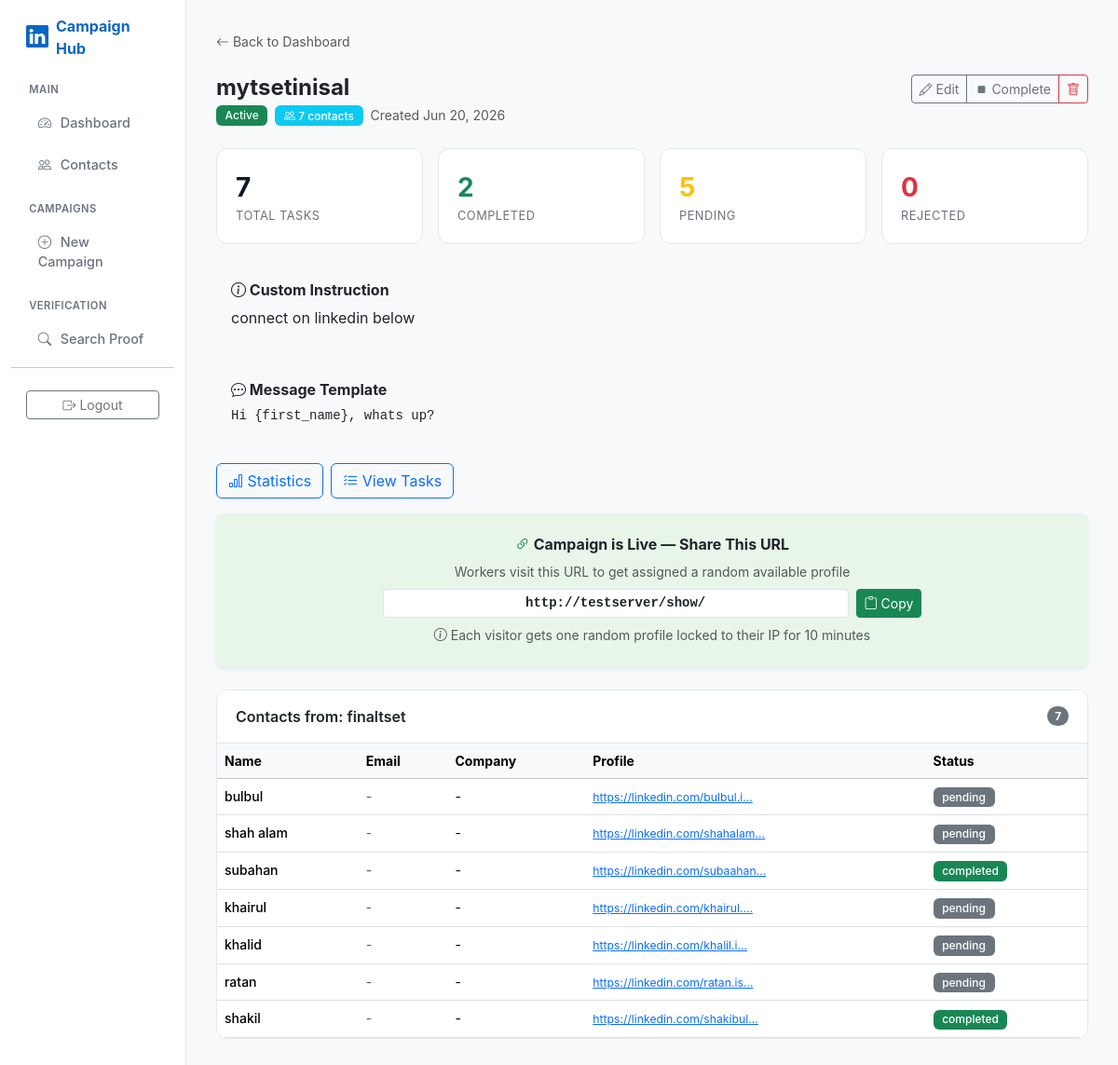
Before: /campaigns/5/ (signed in) with the older database file.
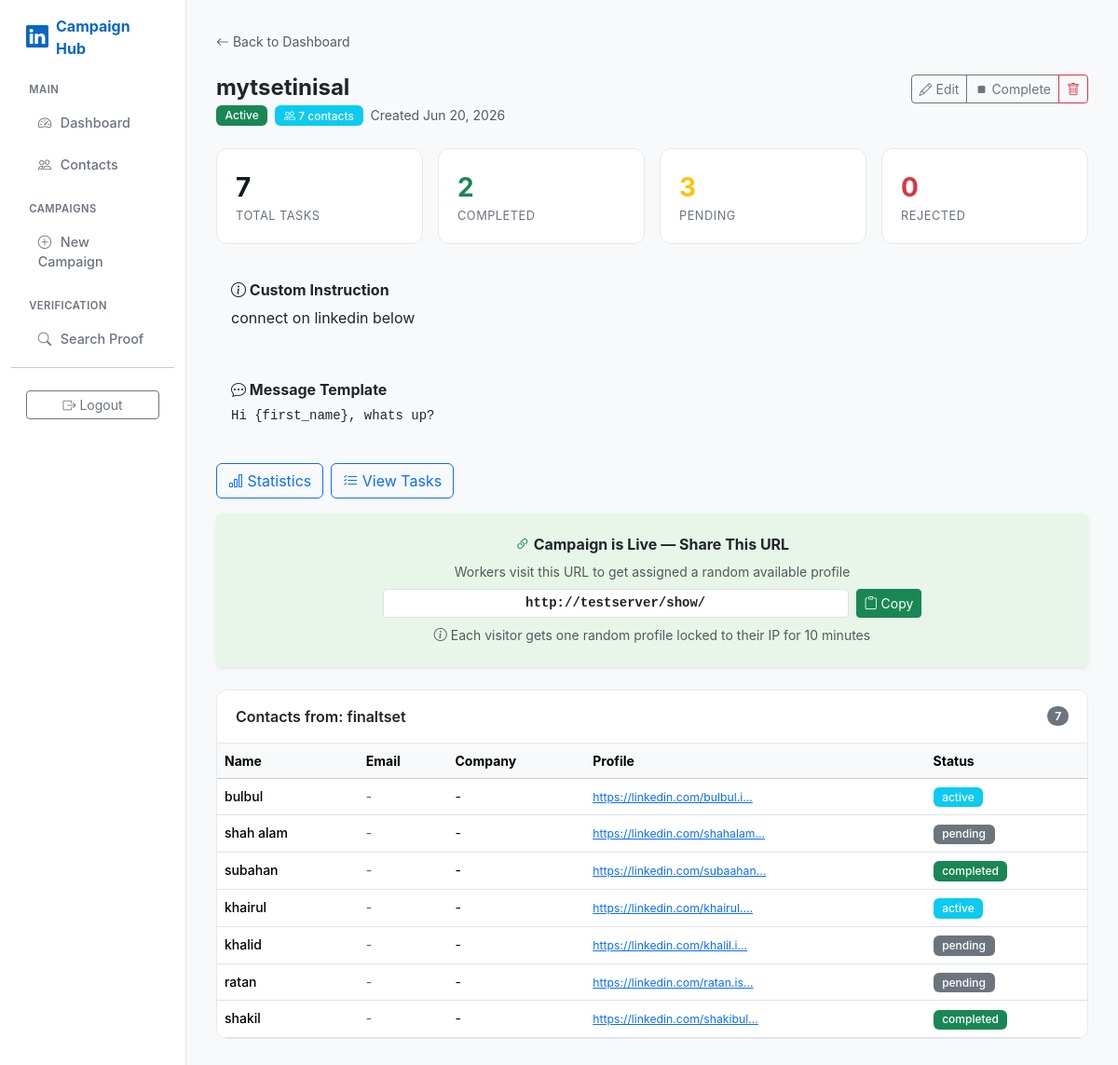
After: the same page with the newer database file.
### campaigns/models.py (models this page shows, shortened)
class Contact(models.Model):
    STATUS_CHOICES = [
        ('pending', 'Pending'),
        ('active', 'Active'),
        ('completed', 'Completed'),
        ('rejected', 'Rejected'),
    ]
    contact_upload = models.ForeignKey(
        ContactUpload, on_delete=models.CASCADE, related_name='contacts'
    )
    first_name = models.CharField(max_length=255, blank=True, default='')
    last_name = models.CharField(max_length=255, blank=True, default='')
    full_name = models.CharField(max_length=255, blank=True, default='')
    email = models.EmailField(blank=True, default='')
    domain = models.CharField(max_length=255, blank=True, default='')
    profile_url = models.URLField(max_length=500)
    company = models.CharField(max_length=255, blank=True, default='')
    phone = models.CharField(max_length=50, blank=True, default='')
    status = models.CharField(max_length=20, choices=STATUS_CHOICES, default='pending')
    created_at = models.DateTimeField(auto_now_add=True)
    class Meta:
        ordering = ['-created_at']

### campaigns/views.py (the view)
# urls.py: path('campaigns/<int:campaign_id>/', views.campaign_detail, name='campaign_detail'),
@login_required
def campaign_detail(request, campaign_id):
    campaign = get_object_or_404(Campaign, id=campaign_id)
    contacts = campaign.contact_upload.contacts.all() if campaign.contact_upload else Contact.objects.none()
    tasks = campaign.tasks.all().order_by('-created_at')
    total = tasks.count()
    completed = tasks.filter(status='completed').count()
    pending = tasks.filter(status='pending').count()
    visited = tasks.filter(status='visited').count()
    rejected = tasks.filter(status='rejected').count()
    from django.contrib.sites.shortcuts import get_current_site
    site_url = f"{request.scheme}://{get_current_site(request)}"
    context = {
        'campaign': campaign,
        'contacts': contacts,
        'tasks': tasks[:50],
        'total_tasks': total,
        'completed_tasks': completed,
        'pending_tasks': pending,
        'visited_tasks': visited,
        'rejected_tasks': rejected,
        'site_url': site_url,
    }
    return render(request, 'campaigns/campaign_detail.html', context)

### campaigns/templates/campaigns/campaign_detail.html (shortened to what the changed rows need)
{% extends 'campaigns/base.html' %}
{% block content %}
<div class="row g-3 mb-4">
    <div class="col-6 col-md-3">
        <div class="stat-card">
            <div class="stat-number text-warning">{{ pending_tasks }}</div>
            <div class="stat-label">Pending</div>
        </div>
    </div>
</div>
{% if campaign.contact_upload %}
<div class="card-table">
    <div class="table-responsive">
        <table class="table table-hover mb-0 small">
            <thead class="table-light">
                <tr>
                    <th>Name</th>
                    <th>Email</th>
                    <th>Company</th>
                    <th>Profile</th>
                    <th>Status</th>
                </tr>
            </thead>
            <tbody>
                {% for contact in contacts %}
                <tr>
                    <td class="fw-medium">{{ contact.full_name|default:"-" }}</td>
                    <td class="text-muted">{{ contact.email|default:"-" }}</td>
                    <td>{{ contact.company|default:"-" }}</td>
                    <td><a href="{{ contact.profile_url }}" target="_blank" class="text-primary small">{{ contact.profile_url|truncatechars:30 }}</a></td>
                    <td>
                        <span class="badge {% if contact.status == 'completed' %}bg-success{% elif contact.status == 'active' %}bg-info{% elif contact.status == 'rejected' %}bg-danger{% else %}bg-secondary{% endif %} badge-status">
                            {{ contact.status }}
                        </span>
                    </td>
                </tr>
                {% endfor %}
            </tbody>
        </table>
    </div>
</div>
{% else %}
<div class="alert alert-warning d-flex align-items-center justify-content-between">
    <span><i class="bi bi-exclamation-triangle"></i> No contacts assigned to this campaign.</span>
    <a href="{% url 'campaign_edit' campaign.id %}" class="btn btn-sm btn-warning">Assign Contacts</a>
</div>
{% endif %}
{% endblock %}

Changed rows visible on the page:
changed Contact "bulbul": status "pending" → "active"
changed Contact "khairul": status "pending" → "active"
Other visible differences:
{{ pending_tasks }}: "5" → "3"
